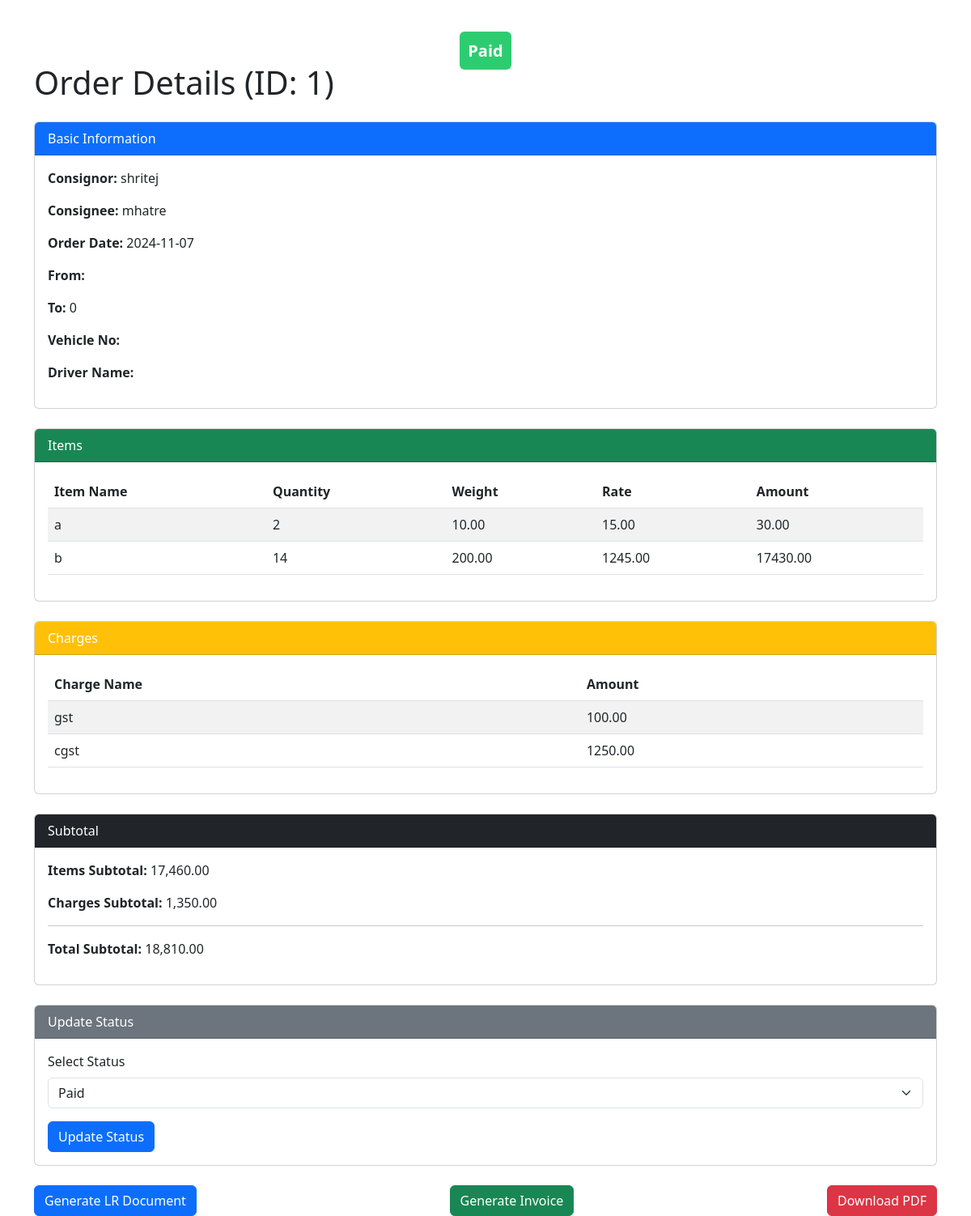
Before: /tables/order-details.php?id=1 with the older database file.
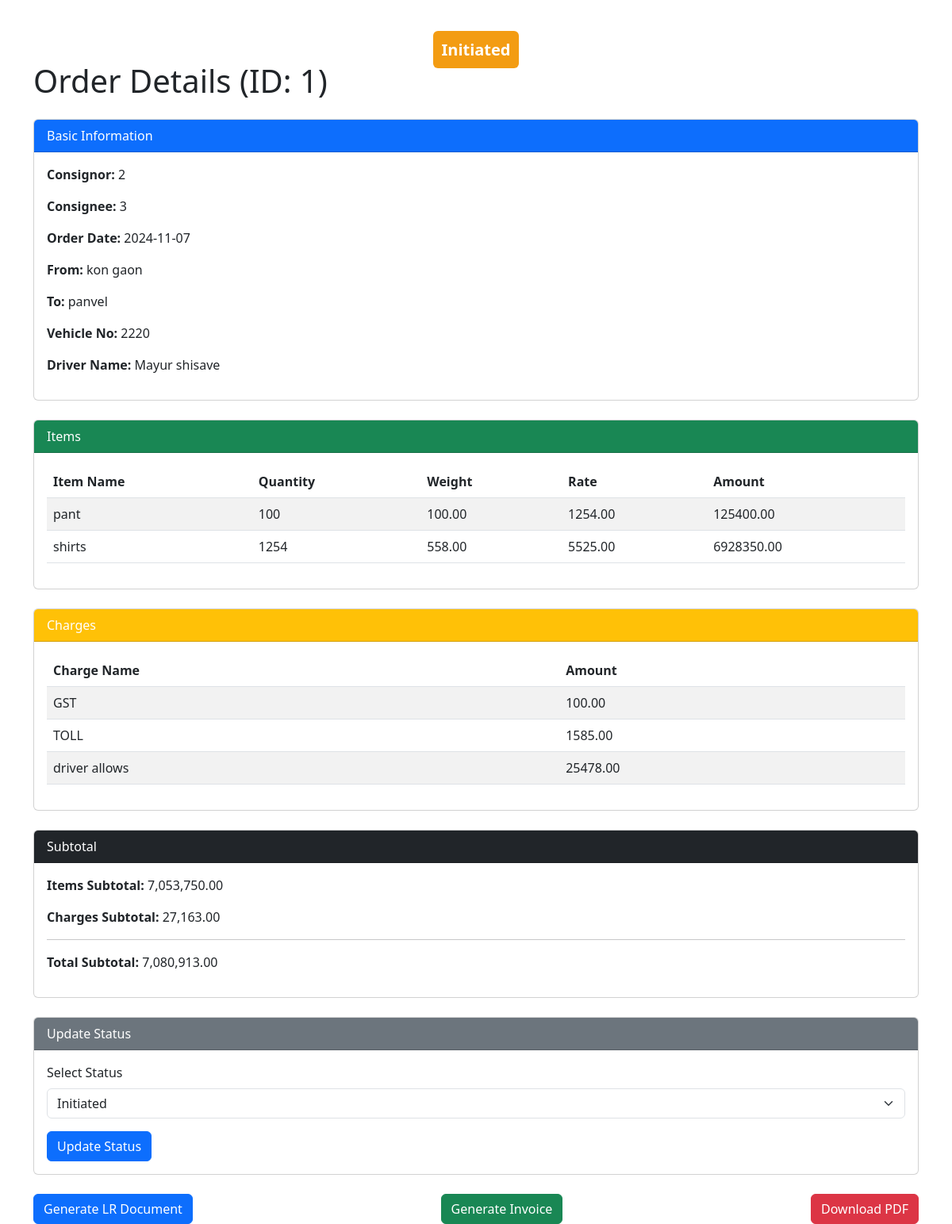
After: the same page with the newer database file.
### tables this page shows
CREATE TABLE `orders` (
  `id` int(11) NOT NULL,
  `Status` varchar(255) NOT NULL,
  `order_name` varchar(255) NOT NULL,
  `customer_name` varchar(255) NOT NULL,
  `order_date` date NOT NULL,
  `fromLocation` varchar(255) NOT NULL,
  `toLocation` varchar(255) NOT NULL,
  `transportMode` varchar(255) NOT NULL,
  `paidBy` varchar(255) NOT NULL,
  `taxPaidBy` varchar(255) NOT NULL,
  `pickupAddress` varchar(255) NOT NULL,
  `deliveryAddress` varchar(255) NOT NULL,
  `vehicletype` varchar(255) NOT NULL,
  `Vehiclecapacity` varchar(255) NOT NULL,
  `Vehicleno` int(255) NOT NULL,
  `DriverName` varchar(255) NOT NULL
);

CREATE TABLE `items` (
  `id` int(11) NOT NULL,
  `order_id` int(11) DEFAULT NULL,
  `item_name` varchar(255) DEFAULT NULL,
  `quantity` int(11) DEFAULT NULL,
  `weight` decimal(10,2) DEFAULT NULL,
  `rate` decimal(10,2) DEFAULT NULL,
  `amount` decimal(10,2) DEFAULT NULL
);

CREATE TABLE `charges` (
  `id` int(11) NOT NULL,
  `order_id` int(11) DEFAULT NULL,
  `charge_name` varchar(255) DEFAULT NULL,
  `amount` decimal(10,2) DEFAULT NULL
);

### tables/order-details.php (the view, shortened to what this page needs)
<?php
$servername = "localhost";
$username = "root";
$password = "";
$dbname = "transportdb";
$conn = new mysqli($servername, $username, $password, $dbname);
$orderId = $_GET['id'];
$orderResult = $conn->query("SELECT * FROM orders WHERE id = $orderId");
$order = $orderResult->fetch_assoc();
$itemResult = $conn->query("SELECT * FROM items WHERE order_id = $orderId");
$chargeResult = $conn->query("SELECT * FROM charges WHERE order_id = $orderId");
$itemTotal = 0;
while ($item = $itemResult->fetch_assoc()) {
    $itemTotal += $item['amount'];
}
$chargeTotal = 0;
while ($charge = $chargeResult->fetch_assoc()) {
    $chargeTotal += $charge['amount'];
}
$subtotal = $itemTotal + $chargeTotal;
?>
<!DOCTYPE html>
<html lang="en">
<head>
    <link rel="stylesheet" href="https://cdn.jsdelivr.net/npm/bootstrap@5.3.0/dist/css/bootstrap.min.css">
</head>
<body>
<div class="container mt-5">
    <div class="status-container">
        <span class="status-badge <?php echo 'status-' . strtolower(str_replace(' ', '-', $order['Status'])); ?>">
            <?php echo $order['Status']; ?>
        </span>
    </div>
    <h1 class="mb-4">Order Details (ID: <?php echo $orderId; ?>)</h1>
    <div class="card mb-4">
        <div class="card-header bg-primary text-white">Basic Information</div>
        <div class="card-body">
            <p><strong>Consignor:</strong> <?php echo $order['order_name']; ?></p>
            <p><strong>Consignee:</strong> <?php echo $order['customer_name']; ?></p>
            <p><strong>Order Date:</strong> <?php echo $order['order_date']; ?></p>
            <p><strong>From:</strong> <?php echo $order['fromLocation']; ?></p>
            <p><strong>To:</strong> <?php echo $order['toLocation']; ?></p>
            <p><strong>Vehicle No:</strong> <?php echo $order['Vehicleno']; ?></p>
            <p><strong>Driver Name:</strong> <?php echo $order['DriverName']; ?></p>
        </div>
    </div>
    <div class="card mb-4">
        <div class="card-header bg-success text-white">Items</div>
        <div class="card-body">
            <table class="table table-striped">
                <thead>
                    <tr>
                        <th>Item Name</th>
                        <th>Quantity</th>
                        <th>Weight</th>
                        <th>Rate</th>
                        <th>Amount</th>
                    </tr>
                </thead>
                <tbody>
                    <?php
                    $itemResult = $conn->query("SELECT * FROM items WHERE order_id = $orderId");
                    while ($item = $itemResult->fetch_assoc()) {
                        echo "<tr>";
                        echo "<td>{$item['item_name']}</td>";
                        echo "<td>{$item['quantity']}</td>";
                        echo "<td>{$item['weight']}</td>";
                        echo "<td>{$item['rate']}</td>";
                        echo "<td>{$item['amount']}</td>";
                        echo "</tr>";
                    }
                    ?>
                </tbody>
            </table>
        </div>
    </div>
    <div class="card mb-4">
        <div class="card-header bg-warning text-white">Charges</div>
        <div class="card-body">
            <table class="table table-striped">
                <thead>
                    <tr>
                        <th>Charge Name</th>
                        <th>Amount</th>
                    </tr>
                </thead>
                <tbody>
                    <?php
                    $chargeResult = $conn->query("SELECT * FROM charges WHERE order_id = $orderId");
                    while ($charge = $chargeResult->fetch_assoc()) {
                        echo "<tr>";
                        echo "<td>{$charge['charge_name']}</td>";
                        echo "<td>{$charge['amount']}</td>";
                        echo "</tr>";
                    }
                    ?>
                </tbody>
            </table>
        </div>
    </div>
    <div class="card mb-4">
        <div class="card-header bg-dark text-white">Subtotal</div>
        <div class="card-body">
            <p><strong>Items Subtotal:</strong> <?php echo number_format($itemTotal, 2); ?></p>
            <p><strong>Charges Subtotal:</strong> <?php echo number_format($chargeTotal, 2); ?></p>
            <hr>
            <p><strong>Total Subtotal:</strong> <?php echo number_format($subtotal, 2); ?></p>
        </div>
    </div>
    <div class="card mb-4">
        <div class="card-header bg-secondary text-white">Update Status</div>
        <div class="card-body">
            <form method="POST" action="">
                <div class="mb-3">
                    <label for="status" class="form-label">Select Status</label>
                    <select name="status" id="status" class="form-select">
                        <option value="Initiated" <?php echo ($order['Status'] == 'Initiated') ? 'selected' : ''; ?>>Initiated</option>
                        <option value="Paid" <?php echo ($order['Status'] == 'Paid') ? 'selected' : ''; ?>>Paid</option>
                    </select>
                </div>
                <button type="submit" class="btn btn-primary">Update Status</button>
            </form>
        </div>
    </div>
    <div class="d-flex justify-content-between">
        <a href="../Reports/LR.php?orderId=<?php echo $orderId; ?>" class="btn btn-primary" target="_blank">Generate LR Document</a>
        <a href="../Reports/report.php?id=<?php echo $orderId; ?>" class="btn btn-success" target="_blank">Generate Invoice</a>
        <a href="../Reports/report.php?orderId=<?php echo $orderId; ?>" class="btn btn-danger" target="_blank">Download PDF</a>
    </div>
</div>
</body>
</html>

### tables/order-details.php (style rules this page uses)
.status-container { margin-top: 20px; text-align: center; }
.status-badge { font-size: 1.25rem; font-weight: bold; padding: 10px; border-radius: 0.375rem; }
.status-initiated { background-color: #f39c12; color: white; }
.status-paid { background-color: #2ecc71; color: white; }

Changed rows visible on the page:
changed orders: Status "Paid" → "Initiated"; order_name "shritej" → "2"; customer_name "mhatre" → "3"; fromLocation (not shown) → "kon gaon"; toLocation "0" → "panvel"; Vehicleno (not shown) → "2220"; DriverName (not shown) → "Mayur shisave"; status "Paid" → "Initiated"
changed items: item_name "a" → "pant"; quantity "2" → "100"; weight "10.00" → "100.00"; rate "15.00" → "1254.00"; amount "30.00" → "125400.00"
changed items: item_name "b" → "shirts"; quantity "14" → "1254"; weight "200.00" → "558.00"; rate "1245.00" → "5525.00"; amount "17430.00" → "6928350.00"
changed charges: charge_name "gst" → "GST"
changed charges: charge_name "cgst" → "TOLL"; amount "1250.00" → "1585.00"
now on this page (row edited): charges: charge_name "driver allows", amount "25478.00"
Other visible differences:
$itemTotal: "17,460.00" → "7,053,750.00"
$chargeTotal: "1,350.00" → "27,163.00"
$subtotal: "18,810.00" → "7,080,913.00"
